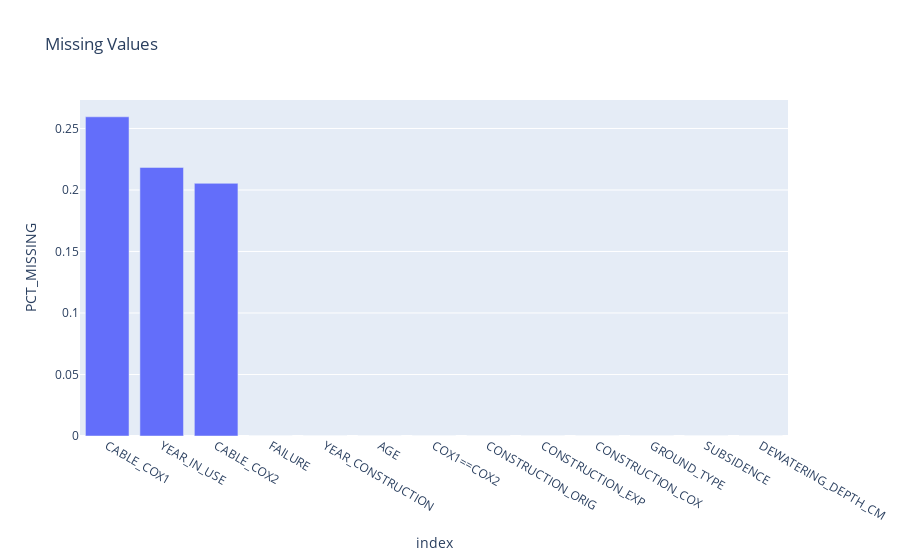

Notebook code for this chart:
### Code cell
# Visualize the results
df_missing.plot(
    kind='bar',
    y='PCT_MISSING',
    title="Missing Values"
)

### Figure 1 — Plotly figure (JSON) as saved in the notebook; plotly's stock layout.template omitted (floating-point values rounded to 4 significant figures)
{"data": [{"alignmentgroup": "True", "hovertemplate": "index=%{x}<br>PCT_MISSING=%{y}<extra></extra>", "legendgroup": "", "marker": {"color": "#636efa", "pattern": {"shape": ""}}, "name": "", "offsetgroup": "", "orientation": "v", "showlegend": false, "textposition": "auto", "type": "bar", "x": ["CABLE_COX1", "YEAR_IN_USE", "CABLE_COX2", "FAILURE", "YEAR_CONSTRUCTION", "AGE", "COX1==COX2", "CONSTRUCTION_ORIG", "CONSTRUCTION_EXP", "CONSTRUCTION_COX", "GROUND_TYPE", "SUBSIDENCE", "DEWATERING_DEPTH_CM"], "xaxis": "x", "y": [0.2595, 0.2183, 0.2054, 0, 0, 0, 0, 0, 0, 0, 0, 0, 0], "yaxis": "y"}], "layout": {"autosize": true, "barmode": "relative", "legend": {"tracegroupgap": 0}, "title": {"text": "Missing Values"}, "xaxis": {"anchor": "y", "autorange": true, "domain": [0, 1], "range": [-0.5, 12.5], "title": {"text": "index"}, "type": "category"}, "yaxis": {"anchor": "x", "autorange": true, "domain": [0, 1], "range": [0, 0.2731], "title": {"text": "PCT_MISSING"}, "type": "linear"}}}
